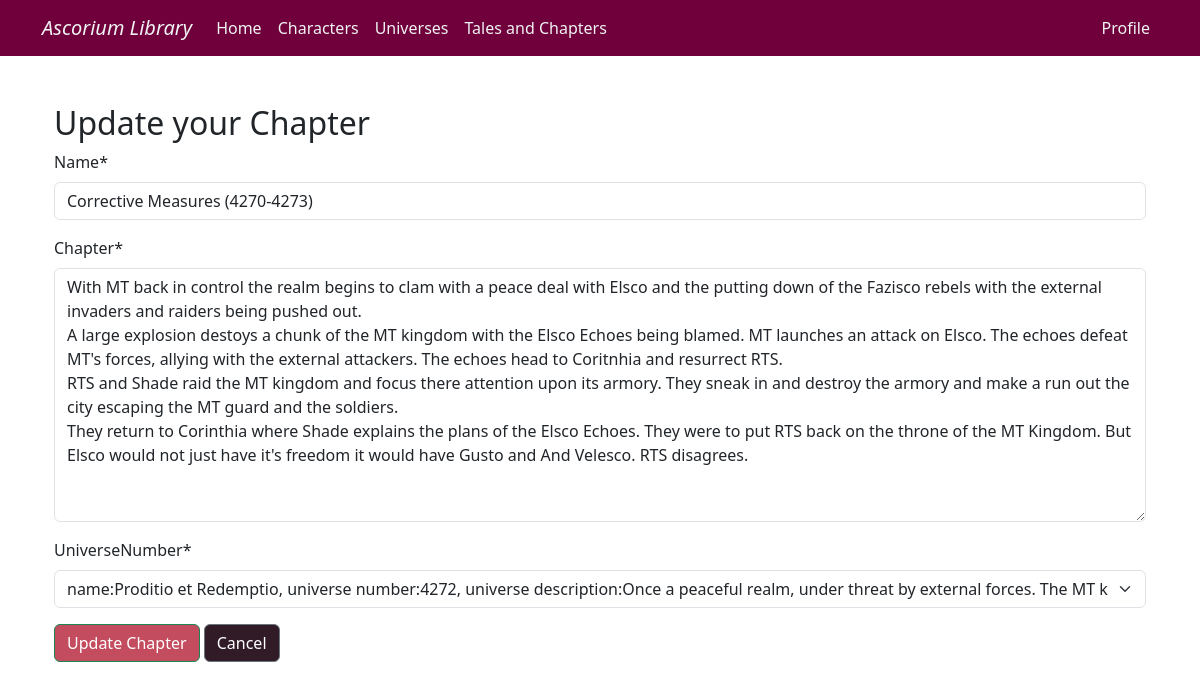
The app's page /Chapters/13/Update/ (signed in) with its own data.
### Story_Database/models.py (models this page shows)
class ChaptersDatabase(models.Model):
    Name = models.CharField(max_length=64)
    Author = models.CharField(max_length=64, editable=False) #cant be editted
    Chapter = models.TextField()
    UniverseNumber = models.ForeignKey(UniverseDatabase, on_delete=models.CASCADE) #foreign game

class UniverseDatabase(models.Model):   #Universe Database
    Name=models.CharField(max_length=64)
    UniverseAuthor=models.CharField(max_length=64, null=True)   #can be left empty, since multiple authors for a Universe could exist since they can be large projects of work
    UniverseNumber=models.PositiveIntegerField(unique=True)     #primary key using unique=True
    UniverseDescription=models.TextField() #textfield for the description that can vary in size depending on how creative the user is
    def __str__(self):
        return (f" name:{self.Name}, universe number:{self.UniverseNumber}, universe description:{self.UniverseDescription}")

### Story_Database/views.py (the view)
# urls.py: path('Chapters/<int:ChapterID>/Update/', views.ChapterUpdate, name="ChapterUpdate"),
@login_required
def ChapterUpdate(request, ChapterID):
       Chapter = Chapter=get_object_or_404(ChaptersDatabase, id=ChapterID) #get the record using ChapterID from database
       if request.method == "POST":
              form = UpdateChapterForm(request.POST, instance=Chapter) #create form for html that has the data on the record on the form
              if form.is_valid(): #validation
                     if request.user.username == Chapter.Author: #ensures that the person updating the article is the author
                            form.save() #save
                     return redirect("/TalesAndChapters/")
       else:
              form = UpdateChapterForm(instance=Chapter) #redo form
       return render(request, "ChapterUpdate.html", {"form":form})

### Story_Database/forms.py
class UpdateChapterForm(ChapterForm):  #UpdateChapterForm an extension of ChapterForm
    class Meta:
        model = ChaptersDatabase   #model takes Chapter Database model
        fields = ["Name", "Chapter", "UniverseNumber"]

### Story_Database/templates/ChapterUpdate.html (shortened to what this page needs)
{% extends "base.html" %}
{% load crispy_forms_tags %}
{% block content %}
<div class="container mt-5">
    <h2>Update your Chapter</h2>
    <form method="post">
        {{ form|crispy }}
        <button type="submit" class="btn btn-success color-button-Submit">Update Chapter</button>
        <a href="{% url 'TalesAndChapters' %}" class="btn btn-secondary color-button-Cancel">Cancel</a>
    </form>
</div>
{% endblock %}

### static/styles.css (style rules this page uses)
.color-button-Submit { background-color: #c34d5f; }
.color-button-Cancel { background-color: #301B27; }

### records on screen
ChaptersDatabase: Name "Corrective Measures (4270-4273)", Chapter "With MT back in control the realm begins to clam with a peace deal with Elsco and the putting down of the Fazisco rebels with the external invaders and raiders being pushed out. A large explosion destoys a chunk of the MT kingdom with the Elsco Echoes being blamed. MT launches an attack on Elsco. The echoes defeat MT's forces, allying with the external attackers. The echoes head to Coritnhia and resurrect RTS. RTS and Shade raid the MT kingdom and focus there attention upon its armory. They sneak in and destroy the armory and make a run out the city escaping the MT guard and the soldiers. They return to Corinthia where Shade explains the plans of the Elsco Echoes. They were to put RTS back…"
UniverseDatabase: UniverseNumber "name:Proditio et Redemptio, universe number:4272, universe description:Once a peaceful realm, under threat by external forces. The MT kingdom stood for centuries as stability and peace, but choices made, betrayals taken as submerged it into a new reality of war. Elsco Echoes arose from the MT kingdom expansion, a thorn against it and then RTP betrayal broke the kingdom. A coalition formed to attempt to bring him back and even the Shade assisted who led the Elsco Echoes. RTP should have perished but returned by Shades hand and was re-unleashed and betrayed Shade and attempted to fix what he had broken but in this he had only broken it further with no individuals remaining that could take…"
